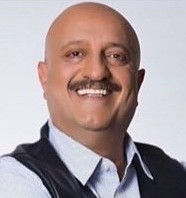
#> input picture HW1/Q3/bigMasoud.jpg, 186 x 198 px
$ jupyter execute HW1_Q3.ipynb
#> lines starting #> are read from the running program, lines starting #| are printed output that depends on the picture
# Question 3

### Importing Libraries

[cell 1]
import numpy as np
import matplotlib.pyplot as plt
import imageio as iio

### Reading Image

[cell 2]
img = iio.imread('bigMasoud.jpg')
#> img is the input picture: shape (198, 186, 3); mean R, G, B 171.5, 156.5, 158.5
plt.imshow(img)
plt.show()

### Enhancing Image

[cell 3]
def create_from_rgb(r, g, b):
    img = np.zeros((r.shape[0], r.shape[1], 3))
    img[:,:,0] = r
    img[:,:,1] = g
    img[:,:,2] = b
    return np.array(img, dtype='uint8')

def convert_to_rgb(img):
    r = img[:,:,0]
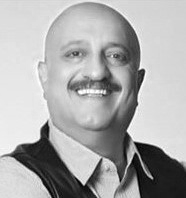
#> r: shape (198, 186); min 0, max 255, mean 171.5
    g = img[:,:,1]
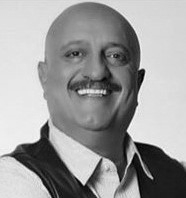
#> g: shape (198, 186); min 0, max 255, mean 156.5
    b = img[:,:,2]
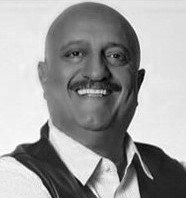
#> b: shape (198, 186); min 0, max 255, mean 158.5
    return (r, g, b)

def enhance(img, gamma1 , gamma2, t):
    r, g, b = convert_to_rgb(img)

    c1 = 255 / np.max(r**gamma1)
#> c1 = 0.758
    c2 = 255 / np.max(r**gamma2)
#> c2 = 1.32
    for i in range(r.shape[0]):
        for j in range(r.shape[1]):
            if (r[i,j]<t[0] and g[i,j]<t[1] and b[i,j]<t[2]):
                r[i,j] = c1*(r[i,j]**gamma1)
            else:
                r[i,j] = c2*(r[i,j]**gamma2)

    c1 = 255 / np.max(g**gamma1)
    c2 = 255 / np.max(g**gamma2)
    for i in range(g.shape[0]):
        for j in range(g.shape[1]):
            if (r[i,j]<t[0] and g[i,j]<t[1] and b[i,j]<t[2]):
                g[i,j] = c1*(g[i,j]**gamma1)
            else:
                g[i,j] = c2*(g[i,j]**gamma2)

    c1 = 255 / np.max(b**gamma1)
    c2 = 255 / np.max(b**gamma2)
    for i in range(b.shape[0]):
        for j in range(b.shape[1]):
            if (r[i,j]<t[0] and g[i,j]<t[1] and b[i,j]<t[2]):
                b[i,j] = c1*(b[i,j]**gamma1)
            else:
                b[i,j] = c2*(b[i,j]**gamma2)

    return create_from_rgb(r, g, b)
#> in create_from_rgb, `img[:,:,0] = r`:
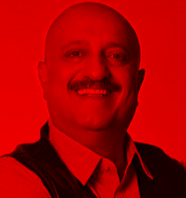
#> img: shape (198, 186, 3) float64; mean of channels 0, 1, 2 168.5, 0, 0; drawn as R, G, B
#> in create_from_rgb, `img[:,:,1] = g`:
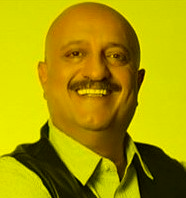
#> img: shape (198, 186, 3) float64; mean of channels 0, 1, 2 168.5, 153.3, 0; drawn as R, G, B

img = iio.imread('bigMasoud.jpg')
images = [img]
new_img = enhance(img, 1.05, 0.95, (255, 255, 255))
n = 30 # number of output images
for i in range(n):
    images.append(new_img)
    iio.imwrite('{}.png'.format(i), new_img)
    new_img = enhance(new_img, 1.05, 0.95, (180, 180, 180))
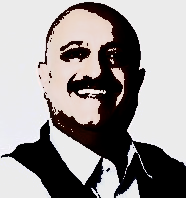
#> new_img: shape (198, 186, 3); mean R, G, B 153.7, 149.1, 148.6
#> after the loop, images = 31 items
iio.mimsave('Traumatized_bigMasoud.gif', images, duration=0.08)

### Histogram

[cell 4]
img1 = images[0]
img2 = images[n-1]

# a function for draw histogram of an images
def image_hist(img):
    r, g, b = convert_to_rgb(img)
    fig, axs = plt.subplots(1, 3, sharey=True)
    axs[0].hist(x=r.flatten(), color='red', bins=50)
    axs[0].set_title('red')
    axs[1].hist(x=g.flatten(), color='green', bins=50)
    axs[1].set_title('green')
    axs[2].hist(x=b.flatten(), color='blue', bins=50)
    axs[2].set_title('blue')

plt.figure(dpi=120)
image_hist(img1)
plt.savefig('Histogram_Img1.png')
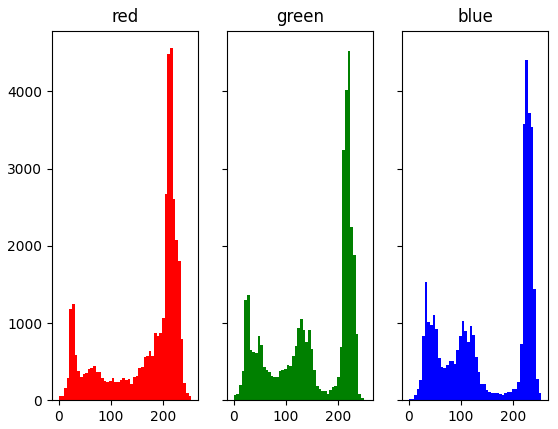
#> figure drawn by matplotlib, 3 panels; panel 1: tallest bar 4561 high, from x = 214.2 to 219.3
plt.show()

plt.figure(dpi=120)
image_hist(img2)
#> in convert_to_rgb (call 33), `r = img[:,:,0]`:
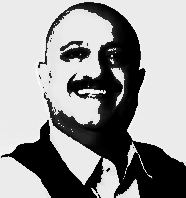
#> r: shape (198, 186); min 0, max 255, mean 154
#> in convert_to_rgb (call 33), `g = img[:,:,1]`:
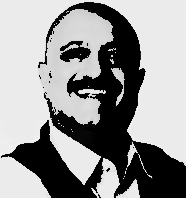
#> g: shape (198, 186); min 0, max 255, mean 149
plt.savefig('Histogram_Img2.png')
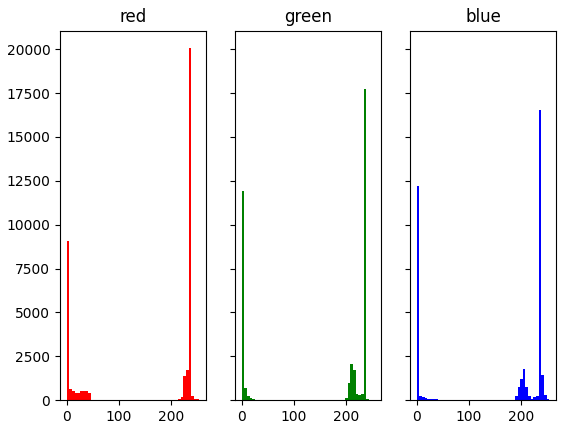
#> figure drawn by matplotlib, 3 panels; panel 1: tallest bar 20056 high, from x = 234.6 to 239.7
plt.show()
